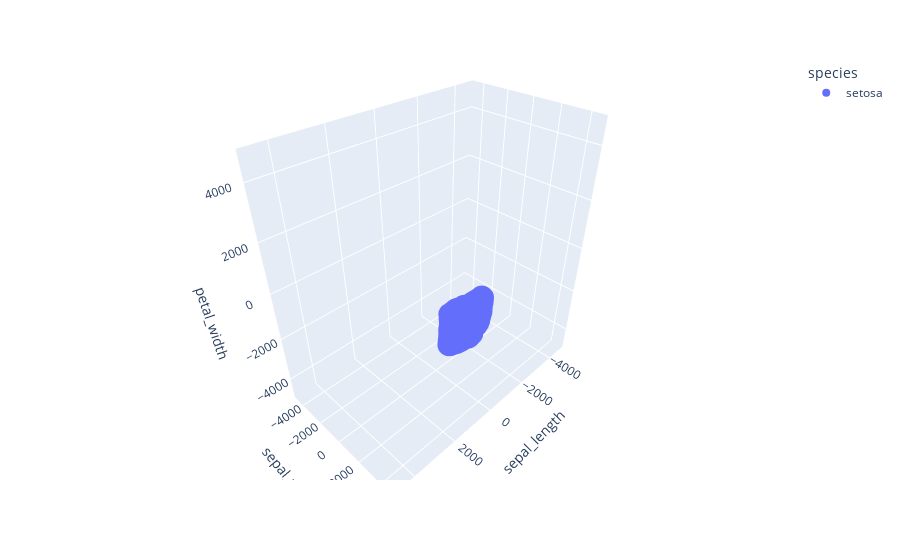

This figure's notebook cell:
### Code cell
# cat_g = ['setosa']
# sample_cat = [cat_g[np.random.randint(0,1)] for i in range (len(my_sample_z))]

# df = pd.DataFrame(my_sample_x_2,columns=['sepal_length'])
# df['sepal_width'] = my_sample_y_2
# df['petal_width'] = my_sample_z_2
# df['species'] = sample_cat
# df.head()
# fig = px.scatter_3d(df, x='sepal_length', y='sepal_width', z='petal_width',
#     color='species',range_x = [-5000,5000],range_y = [-5000,5000],range_z=[-5000,5000])
# fig.show()

### Figure 1 — Plotly figure (JSON) as saved in the notebook; plotly's stock layout.template omitted (floating-point values rounded to 4 significant figures; data arrays with more than 128 entries replaced by an {"elided": "..."} marker saying what was removed)
{"data": [{"hovertemplate": "species=setosa<br>sepal_length=%{x}<br>sepal_width=%{y}<br>petal_width=%{z}<extra></extra>", "legendgroup": "setosa", "marker": {"color": "#636efa", "symbol": "circle"}, "mode": "markers", "name": "setosa", "scene": "scene", "showlegend": true, "type": "scatter3d", "x": {"elided": "2229 float values"}, "y": {"elided": "2229 float values"}, "z": {"elided": "2229 float values"}}], "layout": {"legend": {"title": {"text": "species"}, "tracegroupgap": 0}, "margin": {"t": 60}, "scene": {"domain": {"x": [0, 1], "y": [0, 1]}, "xaxis": {"range": [-5000, 5000], "title": {"text": "sepal_length"}}, "yaxis": {"range": [-5000, 5000], "title": {"text": "sepal_width"}}, "zaxis": {"range": [-5000, 5000], "title": {"text": "petal_width"}}}}}
